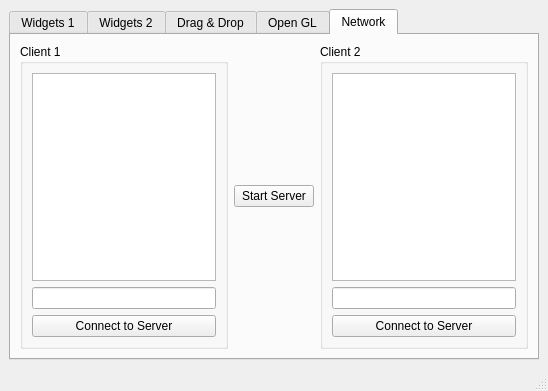
<?xml version="1.0" encoding="UTF-8"?>
<ui version="4.0">
 <class>MainWindow</class>
 <widget class="QMainWindow" name="MainWindow">
  <property name="geometry">
   <rect>
    <x>0</x>
    <y>0</y>
    <width>548</width>
    <height>391</height>
   </rect>
  </property>
  <property name="minimumSize">
   <size>
    <width>300</width>
    <height>300</height>
   </size>
  </property>
  <property name="windowTitle">
   <string>MainWindow</string>
  </property>
  <widget class="QWidget" name="centralwidget">
   <layout class="QVBoxLayout" name="verticalLayout_10">
    <item>
     <widget class="QTabWidget" name="tabWidget_1">
      <property name="font">
       <font>
        <weight>50</weight>
        <bold>false</bold>
       </font>
      </property>
      <property name="acceptDrops">
       <bool>true</bool>
      </property>
      <property name="currentIndex">
       <number>4</number>
      </property>
      <widget class="QWidget" name="tab_widgets_1">
       <property name="toolTip">
        <string/>
       </property>
       <property name="statusTip">
        <string/>
       </property>
       <attribute name="title">
        <string>Widgets 1</string>
       </attribute>
       <layout class="QVBoxLayout" name="verticalLayout">
        <item>
         <layout class="QVBoxLayout" name="verticalLayout_tab_1">
          <item>
           <widget class="QTabWidget" name="tabWidget_2">
            <property name="accessibleName">
             <string/>
            </property>
            <property name="currentIndex">
             <number>0</number>
            </property>
            <widget class="QWidget" name="tab_tree">
             <property name="statusTip">
              <string/>
             </property>
             <attribute name="title">
              <string>Tree</string>
             </attribute>
             <layout class="QHBoxLayout" name="horizontalLayout">
              <item>
               <layout class="QVBoxLayout" name="verticalLayout_2">
                <item>
                 <widget class="QTreeWidget" name="treeWidget">
                  <column>
                   <property name="text">
                    <string>Header 1</string>
                   </property>
                  </column>
                  <column>
                   <property name="text">
                    <string>New Column</string>
                   </property>
                  </column>
                  <item>
                   <property name="text">
                    <string>Item1</string>
                   </property>
                   <item>
                    <property name="text">
                     <string>Subitem1</string>
                    </property>
                   </item>
                  </item>
                 </widget>
                </item>
               </layout>
              </item>
             </layout>
            </widget>
            <widget class="QWidget" name="tab_calendar">
             <property name="statusTip">
              <string/>
             </property>
             <attribute name="title">
              <string>Calendar</string>
             </attribute>
             <layout class="QVBoxLayout" name="verticalLayout_3">
              <item>
               <widget class="QDateEdit" name="dateEdit">
                <property name="alignment">
                 <set>Qt::AlignCenter</set>
                </property>
               </widget>
              </item>
              <item>
               <widget class="QCalendarWidget" name="calendarWidget"/>
              </item>
             </layout>
            </widget>
           </widget>
          </item>
         </layout>
        </item>
       </layout>
      </widget>
      <widget class="QWidget" name="tab_widgets_2">
       <property name="toolTip">
        <string/>
       </property>
       <property name="statusTip">
        <string/>
       </property>
       <attribute name="title">
        <string>Widgets 2</string>
       </attribute>
       <layout class="QGridLayout" name="gridLayout_2">
        <item row="2" column="1">
         <spacer name="verticalSpacer_2">
          <property name="orientation">
           <enum>Qt::Vertical</enum>
          </property>
          <property name="sizeType">
           <enum>QSizePolicy::Maximum</enum>
          </property>
          <property name="sizeHint" stdset="0">
           <size>
            <width>20</width>
            <height>140</height>
           </size>
          </property>
         </spacer>
        </item>
        <item row="3" column="0" colspan="2">
         <widget class="QProgressBar" name="progressBar">
          <property name="value">
           <number>24</number>
          </property>
         </widget>
        </item>
        <item row="0" column="0">
         <widget class="QGroupBox" name="groupBox">
          <property name="title">
           <string>Progress Bar</string>
          </property>
          <widget class="QWidget" name="layoutWidget">
           <property name="geometry">
            <rect>
             <x>20</x>
             <y>30</y>
             <width>114</width>
             <height>65</height>
            </rect>
           </property>
           <layout class="QVBoxLayout" name="verticalLayout_4">
            <item>
             <widget class="QRadioButton" name="radioButton_start">
              <property name="statusTip">
               <string>Start the Progress Bar</string>
              </property>
              <property name="text">
               <string>Start</string>
              </property>
              <property name="checked">
               <bool>true</bool>
              </property>
             </widget>
            </item>
            <item>
             <widget class="QRadioButton" name="radioButton_stop">
              <property name="statusTip">
               <string>Stop the Progress Bar</string>
              </property>
              <property name="text">
               <string>Stop</string>
              </property>
             </widget>
            </item>
            <item>
             <widget class="QRadioButton" name="radioButton_reset">
              <property name="statusTip">
               <string>Reset the Progress Bar</string>
              </property>
              <property name="text">
               <string>Reset</string>
              </property>
             </widget>
            </item>
           </layout>
          </widget>
         </widget>
        </item>
        <item row="0" column="1">
         <widget class="QGroupBox" name="groupBox_2">
          <property name="title">
           <string>Move the Dial</string>
          </property>
          <widget class="QWidget" name="verticalLayoutWidget">
           <property name="geometry">
            <rect>
             <x>10</x>
             <y>30</y>
             <width>61</width>
             <height>71</height>
            </rect>
           </property>
           <layout class="QVBoxLayout" name="verticalLayout_5">
            <item>
             <widget class="QDial" name="dial"/>
            </item>
           </layout>
          </widget>
          <widget class="QWidget" name="verticalLayoutWidget_2">
           <property name="geometry">
            <rect>
             <x>90</x>
             <y>20</y>
             <width>91</width>
             <height>80</height>
            </rect>
           </property>
           <layout class="QVBoxLayout" name="verticalLayout_6">
            <item>
             <widget class="QLCDNumber" name="lcdNumber">
              <property name="palette">
               <palette>
                <active>
                 <colorrole role="WindowText">
                  <brush brushstyle="SolidPattern">
                   <color alpha="255">
                    <red>0</red>
                    <green>0</green>
                    <blue>255</blue>
                   </color>
                  </brush>
                 </colorrole>
                </active>
                <inactive>
                 <colorrole role="WindowText">
                  <brush brushstyle="SolidPattern">
                   <color alpha="255">
                    <red>0</red>
                    <green>0</green>
                    <blue>255</blue>
                   </color>
                  </brush>
                 </colorrole>
                </inactive>
                <disabled>
                 <colorrole role="WindowText">
                  <brush brushstyle="SolidPattern">
                   <color alpha="255">
                    <red>120</red>
                    <green>120</green>
                    <blue>120</blue>
                   </color>
                  </brush>
                 </colorrole>
                </disabled>
               </palette>
              </property>
              <property name="digitCount">
               <number>2</number>
              </property>
              <property name="mode">
               <enum>QLCDNumber::Dec</enum>
              </property>
              <property name="segmentStyle">
               <enum>QLCDNumber::Flat</enum>
              </property>
             </widget>
            </item>
           </layout>
          </widget>
         </widget>
        </item>
        <item row="2" column="0">
         <layout class="QVBoxLayout" name="verticalLayout_7">
          <item>
           <widget class="QFontComboBox" name="fontComboBox"/>
          </item>
          <item>
           <widget class="QLabel" name="label">
            <property name="font">
             <font>
              <pointsize>14</pointsize>
             </font>
            </property>
            <property name="text">
             <string/>
            </property>
            <property name="alignment">
             <set>Qt::AlignCenter</set>
            </property>
           </widget>
          </item>
         </layout>
        </item>
       </layout>
      </widget>
      <widget class="QWidget" name="tab_drag_drop">
       <property name="acceptDrops">
        <bool>false</bool>
       </property>
       <attribute name="title">
        <string>Drag &amp;&amp; Drop</string>
       </attribute>
       <layout class="QGridLayout" name="gridLayout_3">
        <item row="0" column="0" colspan="2">
         <layout class="QHBoxLayout" name="horizontalLayout_2">
          <item>
           <widget class="QLineEdit" name="lineEdit">
            <property name="minimumSize">
             <size>
              <width>135</width>
              <height>0</height>
             </size>
            </property>
            <property name="dragEnabled">
             <bool>true</bool>
            </property>
           </widget>
          </item>
          <item>
           <widget class="QComboBox" name="comboBox">
            <property name="minimumSize">
             <size>
              <width>141</width>
              <height>0</height>
             </size>
            </property>
            <property name="acceptDrops">
             <bool>true</bool>
            </property>
            <property name="editable">
             <bool>true</bool>
            </property>
           </widget>
          </item>
          <item>
           <widget class="QPushButton" name="pushButton">
            <property name="minimumSize">
             <size>
              <width>161</width>
              <height>0</height>
             </size>
            </property>
            <property name="acceptDrops">
             <bool>true</bool>
            </property>
            <property name="text">
             <string>PushButton</string>
            </property>
           </widget>
          </item>
         </layout>
        </item>
        <item row="1" column="0">
         <widget class="QListWidget" name="listWidget">
          <property name="dragEnabled">
           <bool>true</bool>
          </property>
          <property name="dragDropMode">
           <enum>QAbstractItemView::DragDrop</enum>
          </property>
          <property name="selectionMode">
           <enum>QAbstractItemView::ExtendedSelection</enum>
          </property>
          <item>
           <property name="text">
            <string>Item 1</string>
           </property>
          </item>
          <item>
           <property name="text">
            <string>Item 2</string>
           </property>
          </item>
          <item>
           <property name="text">
            <string>Item 3</string>
           </property>
          </item>
          <item>
           <property name="text">
            <string>Item 4</string>
           </property>
          </item>
         </widget>
        </item>
        <item row="1" column="1">
         <widget class="QListWidget" name="listWidget_2">
          <property name="dragEnabled">
           <bool>true</bool>
          </property>
          <property name="dragDropMode">
           <enum>QAbstractItemView::DragDrop</enum>
          </property>
          <property name="selectionMode">
           <enum>QAbstractItemView::ExtendedSelection</enum>
          </property>
         </widget>
        </item>
       </layout>
      </widget>
      <widget class="QWidget" name="tab_gl">
       <attribute name="title">
        <string>Open GL</string>
       </attribute>
       <widget class="QFrame" name="frame_gl">
        <property name="geometry">
         <rect>
          <x>120</x>
          <y>10</y>
          <width>300</width>
          <height>300</height>
         </rect>
        </property>
        <property name="frameShape">
         <enum>QFrame::StyledPanel</enum>
        </property>
        <property name="frameShadow">
         <enum>QFrame::Raised</enum>
        </property>
       </widget>
      </widget>
      <widget class="QWidget" name="tab_network">
       <attribute name="title">
        <string>Network</string>
       </attribute>
       <layout class="QHBoxLayout" name="horizontalLayout_5">
        <item>
         <widget class="QGroupBox" name="groupBox_3">
          <property name="title">
           <string>Client 1</string>
          </property>
          <layout class="QVBoxLayout" name="verticalLayout_8">
           <item>
            <widget class="QTextEdit" name="textEdit_client_1"/>
           </item>
           <item>
            <widget class="QLineEdit" name="lineEdit_client_1"/>
           </item>
           <item>
            <widget class="QPushButton" name="button_client_1">
             <property name="text">
              <string>Connect to Server</string>
             </property>
            </widget>
           </item>
          </layout>
         </widget>
        </item>
        <item>
         <layout class="QHBoxLayout" name="horizontalLayout_4">
          <item>
           <widget class="QPushButton" name="button_start_server">
            <property name="text">
             <string>Start Server</string>
            </property>
           </widget>
          </item>
         </layout>
        </item>
        <item>
         <widget class="QGroupBox" name="groupBox_4">
          <property name="title">
           <string>Client 2</string>
          </property>
          <layout class="QVBoxLayout" name="verticalLayout_9">
           <item>
            <widget class="QTextEdit" name="textEdit_client_2"/>
           </item>
           <item>
            <widget class="QLineEdit" name="lineEdit_client_2"/>
           </item>
           <item>
            <widget class="QPushButton" name="button_client_2">
             <property name="text">
              <string>Connect to Server</string>
             </property>
            </widget>
           </item>
          </layout>
         </widget>
        </item>
       </layout>
      </widget>
     </widget>
    </item>
   </layout>
  </widget>
  <widget class="QStatusBar" name="statusbar">
   <property name="statusTip">
    <string>Status bar</string>
   </property>
  </widget>
 </widget>
 <tabstops>
  <tabstop>tabWidget_2</tabstop>
  <tabstop>treeWidget</tabstop>
  <tabstop>dateEdit</tabstop>
  <tabstop>calendarWidget</tabstop>
  <tabstop>radioButton_start</tabstop>
  <tabstop>radioButton_stop</tabstop>
  <tabstop>radioButton_reset</tabstop>
  <tabstop>dial</tabstop>
  <tabstop>fontComboBox</tabstop>
 </tabstops>
 <resources/>
 <connections>
  <connection>
   <sender>dial</sender>
   <signal>valueChanged(int)</signal>
   <receiver>lcdNumber</receiver>
   <slot>display(int)</slot>
   <hints>
    <hint type="sourcelabel">
     <x>303</x>
     <y>115</y>
    </hint>
    <hint type="destinationlabel">
     <x>385</x>
     <y>127</y>
    </hint>
   </hints>
  </connection>
  <connection>
   <sender>fontComboBox</sender>
   <signal>activated(QString)</signal>
   <receiver>label</receiver>
   <slot>setText(QString)</slot>
   <hints>
    <hint type="sourcelabel">
     <x>138</x>
     <y>177</y>
    </hint>
    <hint type="destinationlabel">
     <x>151</x>
     <y>253</y>
    </hint>
   </hints>
  </connection>
 </connections>
</ui>
